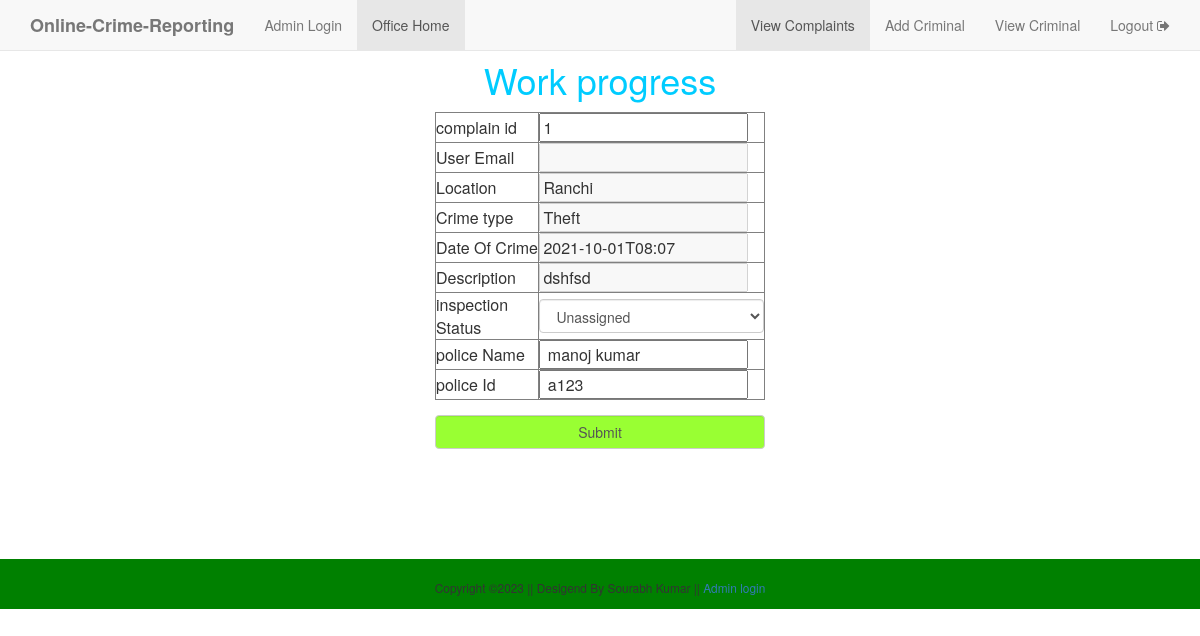
Page /police_feedback.php?id=1 on the committed database.
### tables this page shows
CREATE TABLE `complaint` (
  `c_id` int(11) NOT NULL,
  `u_email` varchar(30) NOT NULL,
  `a_no` varchar(12) NOT NULL,
  `location` varchar(30) NOT NULL,
  `type_crime` varchar(30) NOT NULL,
  `d_o_c` varchar(30) NOT NULL,
  `description` varchar(255) NOT NULL,
  `inc_status` varchar(30) NOT NULL,
  `pol_status` varchar(40) NOT NULL,
  `p_id` varchar(40) NOT NULL
);

### police_feedback.php (the view, shortened to what this page needs)
<?php
	include "header/officeheader.php";
?>
<html>
<body>
<?php
$server="localhost";
			$user="root";
			$password="";
			$db="crimepotal_final";
			$conn=mysqli_connect($server,$user,$password,$db);
			$id=$_GET['id'];
			$q="select *from complaint where c_id=$id";
			$qu=mysqli_query($conn,$q);
			$rs=mysqli_fetch_assoc($qu);
			?>
<h1 style="color:#0CF; text-align:center ; margin-top:5%;"> Work progress </h1>
<div class="container " style="margin-top:1%; margin-left:35%; width:30%; text-align:center">
<form name="f" method="post" action="update_user.php">
	<table align="center " border="1">
    <tr>
    <td> complain id </td>
    	<td> <input type="text" value="<?php echo $rs['c_id']; ?> " name="id" >
         </td>
      </tr>
        <tr>
    <td> User Email </td>
    	<td> <input type="email" value="<?php echo $rs['u_email']; ?>" name="email" disabled >
         </td>
      </tr>
        <tr>
    <td>  Location</td>
    	<td> <input type="text" value="<?php echo $rs['location'];; ?> " name="location" disabled>
         </td>
      </tr>
        <tr>
    <td> Crime type</td>
    	<td> <input type="text" value="<?php echo $rs['type_crime']; ?>" name="ctype" disabled>
         </td>
      </tr>
        <tr>
    <td> Date Of Crime </td>
    	<td> <input type="text" value="<?php echo $rs['d_o_c']; ?>" name="doc" disabled>
         </td>
      </tr>
        <tr>
    <td> Description  </td>
    	<td> <input type="text" value="<?php echo $rs['description']; ?>" name="des" disabled>
         </td>
      </tr>
          <tr>
    <td> inspection Status  </td>
    	<td> <div class="mb-3">
                        <select  class="form-control"   name="status">
							<option >Unassigned</option>
						</select>
					</div>
         </td>
      </tr>
         <tr>
    <td> police Name </td>
    	<td> <input type="text"  value="<?php echo $rs['pol_status'];?> " name="polname">
         </td>
         </tr>
           <td> police Id </td>
    	<td> <input type="text"  value="<?php echo $rs['p_id'];?> " name="pid" >
         </td>
      </table>
      <div class="mb-1" style="margin-top:15px">
  <input style="background-color:#9F3" class="form-control form-control-sm"  type="submit"  name="submit">
</div>
</form>
</div>
<div style="margin-top:8%; background-color:green; height:50px; padding-top:20px">
<?php
	include "footer/footer.php";
?>
</div>

### rows in the picture
complaint: id "1", location "Ranchi", ctype "Theft", doc "2021-10-01T08:07", des "dshfsd", polname "manoj kumar", pid "a123"
